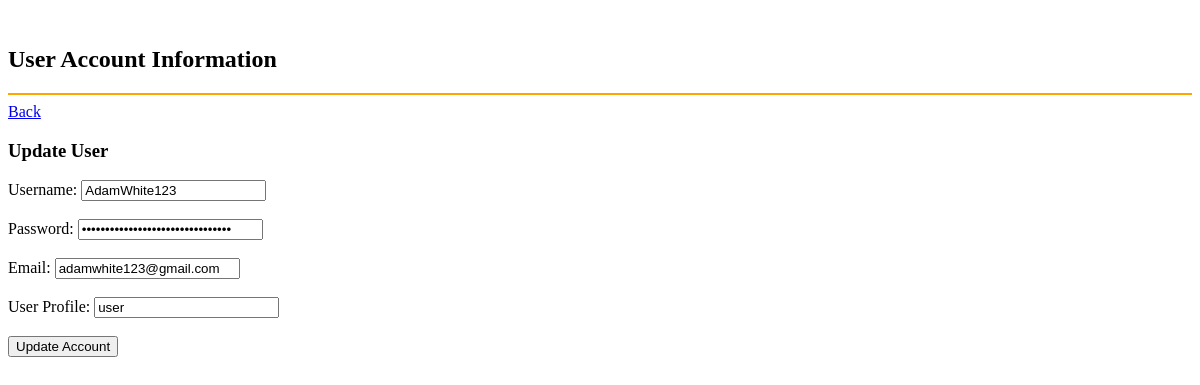
/cinemetho/Boundary/updateUserAccount.php?user_id=27, run on an earlier commit of the app's database.
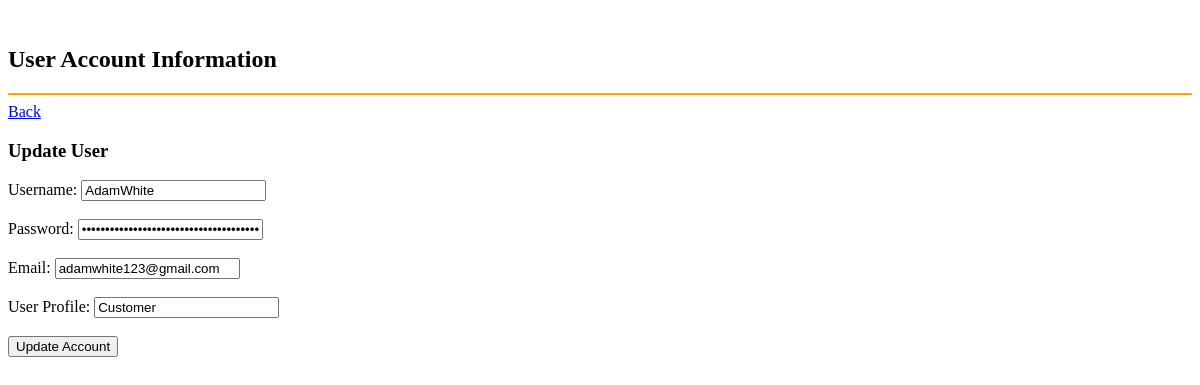
And on a later commit of the database.
### tables this page shows
CREATE TABLE `user` (
  `user_id` int(10) NOT NULL,
  `username` varchar(50) NOT NULL,
  `email` varchar(100) NOT NULL,
  `password` varchar(50) NOT NULL,
  `cust_profile` varchar(50) NOT NULL,
  `user_profile` varchar(100) NOT NULL DEFAULT 'Customer',
  `login_date` date NOT NULL,
  `user_status` varchar(50) NOT NULL DEFAULT 'Active'
);

### cinemetho/Entity/UserAccountEntity.php (called while the page is built, shortened)
<?php
class UserAccount
{
    public function getUserAccountByID($user_id)
    {
        $conn = mysqli_connect(HOST, USER, PASS, DB);
        $stmt = $conn->prepare("SELECT * FROM user WHERE user_id = ?");
        $stmt->bind_param("i", $user_id);
        $stmt->execute();
        $result = $stmt->get_result();
        if ($result->num_rows == 1) {
            return $result->fetch_assoc();
        } else {
            return false;
        }
    }
}

### cinemetho/Boundary/updateUserAccount.php (the view, shortened to what this page needs)
<?php
$id=isset($_GET['user_id']) ? $_GET['user_id'] : die('ERROR: Record ID not found.');
$userAccount = new UserAccount();
$userAccountData = $userAccount->getUserAccountByID($id);
$username = $userAccountData['username'];
$password = $userAccountData['password'];
$email = $userAccountData['email'];
$user_profile = $userAccountData['user_profile'];
?>
<!DOCTYPE html>
<html lang="en">
<head>
    <link rel="stylesheet" href="https://maxcdn.bootstrapcdn.com/font-awesome/latest/css/font-awesome.min.css" />
</head>
<body class="index-page sidebar-collapse">
    <div class="wrapper">
<br>
        <div class="main">
            <div class="section section-basic">
                <div class="container">
                      <h2>User Account Information</h2>
                      <hr color="orange">
                      <a href='manageUser.php' class='btn btn-warning btn-round'>Back</a>
                <br>
                <div class="col-md-12">
            <div class="panel panel-success panel-size-custom">
                <div class="panel-heading"><h3>Update User</h3></div>
                  <div class="panel-body">
                    <form action="updateUserAccount.php" method="post">
                        <div class="form group">
                            <label for="username">Username:</label>
                            <input type="text" class="form-control" id="username" name="username" value="<?php echo $username;?>">
                            <br><br>
                            <label for="password">Password: </label>
                            <input type="password" class="form-control" id="password" name="password" value="<?php echo $password;?>">
                            <br><br>
                            <label for="email">Email:</label>
                            <input type="text" class="form-control" id="email" name="email" value="<?php echo $email;?>">
                            <br><br>
                            <label for="user_profile">User Profile:</label>
                            <input type="text" class="form-control" id="user_profile" name="user_profile" value="<?php echo $user_profile;?>">
                        </div>
                        <br>
                        <div class="form group">
                            <button type="submit" class="btn btn-success btn-round" id="submit" name="update">
                            <i class="now-ui-icons ui-1_check"></i> Update Account
                            </button>
                        </div>
                    </form>
                </div>
            </div>
</div>
</div>
</div>
    </div>
</body>
</html>

What changed in the data, as far as the page shows it:
changed user "adamwhite123@gmail.com": username "AdamWhite123" → "AdamWhite"; user_profile "user" → "Customer"
